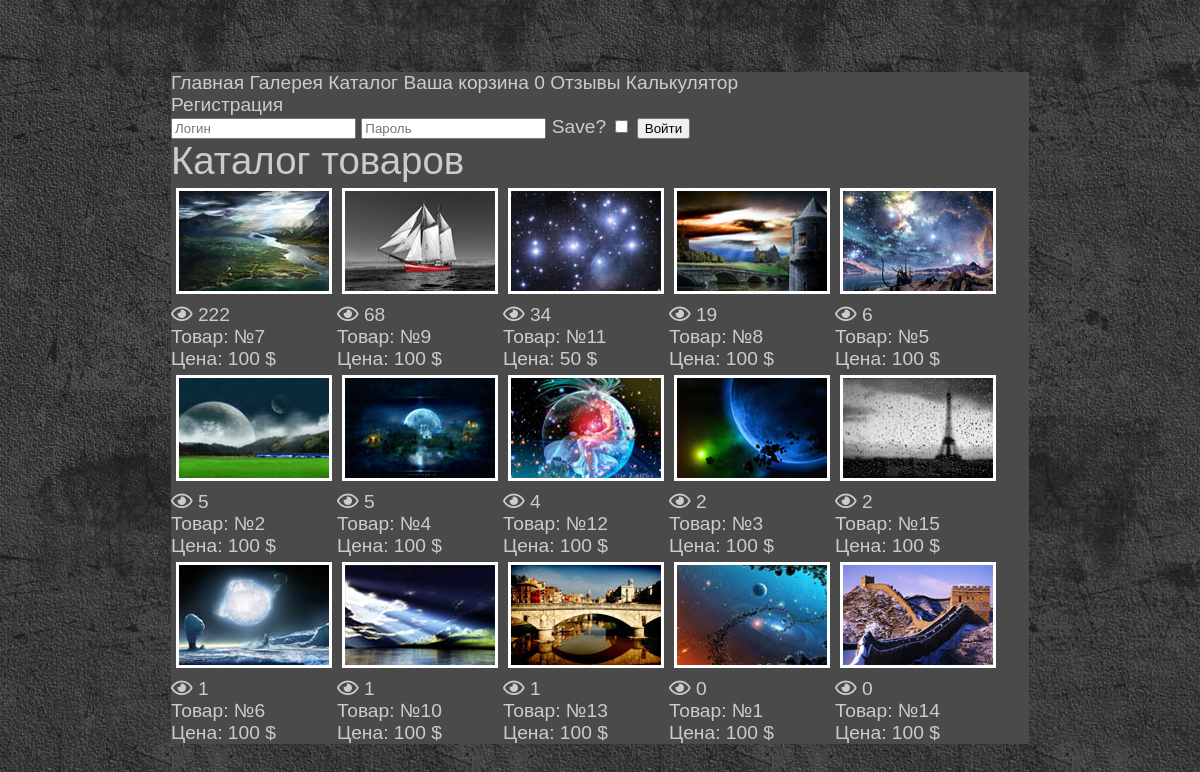
Page /catalog/ on the committed database.
### tables this page shows
CREATE TABLE `gallery` (
  `id` int(11) NOT NULL,
  `name` varchar(128) NOT NULL,
  `views` int(11) NOT NULL DEFAULT '0',
  `size` int(11) NOT NULL,
  `itemName` varchar(128) NOT NULL DEFAULT 'товар',
  `description` varchar(128) NOT NULL DEFAULT 'описание товара',
  `itemPrice` int(11) NOT NULL DEFAULT '100'
);

### engine/db.php (called while the page is built, shortened)
<?php
function getDb ()
{
    static $link = null;
    if (is_null($link)){
    $link = @mysqli_connect(HOST, USER, PASS, DB) or die ("Не могу соединиться с БД!" . mysqli_connect_error());
    }
    return $link;
}
function getAssocResult ($sql)
{
    $link = getDb();
    $result = @mysqli_query($link, $sql) or die (mysqli_error($link));
    $array_result = [];
    while ($row = mysqli_fetch_assoc ($result))
        $array_result[] = $row;
    return  $array_result;
}

### engine/catalog.php (called while the page is built, shortened)
<?php
function getItems () {
    $sql = "SELECT * FROM gallery ORDER BY views DESC";
    $items = getAssocResult ($sql);
    return $items;
}

### engine/controller.php (called while the page is built, shortened)
<?php
function prepareVariables ($page, $action, $id)
{
    $params = [];
    $allow = false;
    $allowAdmin = false;
    $params['allow'] = $allow;
    $params['allowAdmin'] = $allowAdmin;
    switch ($page) {
        case 'catalog':
            $params['items'] = getItems();
            $params['message'] = getMessage($_GET['buyProduct']);
            break;
    }
    return $params;
}

### templates/catalog.php (the view, shortened to what this page needs)
<div id = "main">
    <div class="post_title"><h2>Каталог товаров</h2></div>
        <div class="gallery">
        <?php foreach ($items as $key => $item):?>
            <div class="product">
                <a rel="gallery" class="photo" href="/itempage/<?=$item['id']?>"><img src="<?= SMALLIMG_DIR . $item['name']?>" /></a><br>
                <i class="far fa-eye"></i><?=" " . $item['views']?><br>
                <span>Товар: №<?=$item['id']?></span><br>
                <span>Цена: <?=$item['itemPrice']?> $</span>
            </div>
        <?php endforeach; ?>
       </div>
</div>

### public/css/style.css (style rules this page uses)
body { background: #444 url('/img/body.jpg'); color: #444; font: normal 1.2em Verdana,Arial,sans-serif; height: 100%; padding-bottom: 1px; padding-top: 64px; }
.gallery img { margin:5px; border:3px solid #fff; }
.gallery { display: flex; flex-direction: row; flex-wrap: wrap; }
#main { width:858px; margin:0 auto; background: #4A4A4A; color: #CCC; }
.post_title h2 { font: normal 2em Arial,sans-serif; margin: 0; padding: 0; }

### rows in the picture
gallery: name (picture), views "222", id "7", itemPrice "100"
gallery: name (picture), views "68", id "9", itemPrice "100"
gallery: name (picture), views "34", id "11", itemPrice "50"
gallery: name (picture), views "19", id "8", itemPrice "100"
gallery: name (picture), views "6", id "5", itemPrice "100"
gallery: name (picture), views "5", id "2", itemPrice "100"
gallery: name (picture), views "5", id "4", itemPrice "100"
gallery: name (picture), views "4", id "12", itemPrice "100"
gallery: name (picture), views "2", id "3", itemPrice "100"
gallery: name (picture), views "2", id "15", itemPrice "100"
gallery: name (picture), views "1", id "6", itemPrice "100"
gallery: name (picture), views "1", id "10", itemPrice "100"
gallery: name (picture), views "1", id "13", itemPrice "100"
gallery: name (picture), views "0", id "1", itemPrice "100"
gallery: name (picture), views "0", id "14", itemPrice "100"

### other values in the picture
$count "0"
